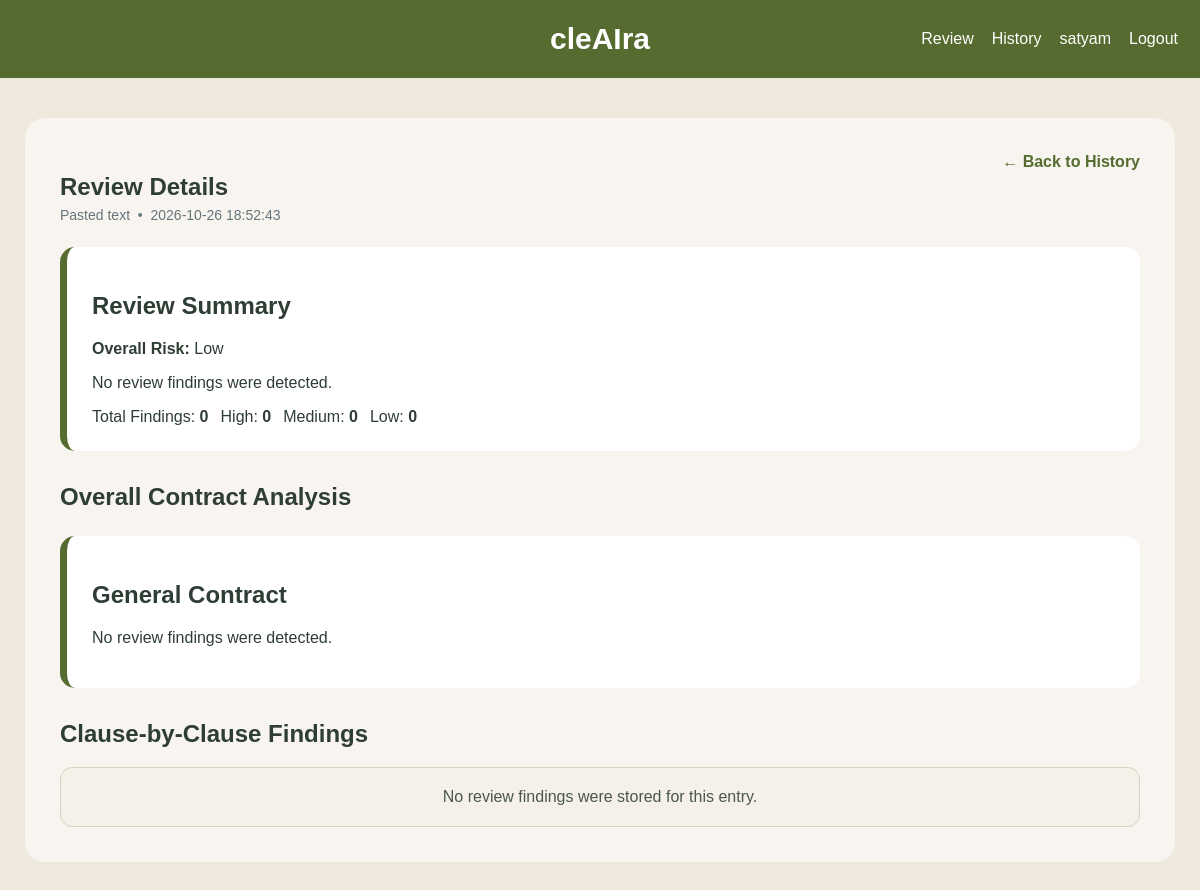
Screenshot of /history/117 (signed in) with the database file from the repository.
### tables this page shows
CREATE TABLE "users" (
            id INTEGER PRIMARY KEY AUTOINCREMENT,
            username TEXT NOT NULL COLLATE NOCASE,
            email TEXT NOT NULL UNIQUE COLLATE NOCASE,
            password_hash TEXT NOT NULL,
            created_at TEXT NOT NULL DEFAULT (datetime('now')),
            email_verified INTEGER NOT NULL DEFAULT 1,
            verification_token TEXT,
            verification_created_at TEXT
        );

CREATE TABLE reviews (
            id INTEGER PRIMARY KEY AUTOINCREMENT,
            user_id INTEGER NOT NULL,
            source TEXT NOT NULL,
            preview TEXT NOT NULL,
            results_json TEXT NOT NULL,
            created_at TEXT NOT NULL DEFAULT (datetime('now')),
            FOREIGN KEY (user_id) REFERENCES users(id)
        );

### app.py (the view)
@app.route("/history/<int:review_id>")
@login_required
def history_detail(review_id):
    review = get_review(
        current_user()["id"],
        review_id,
    )
    if not review:
        abort(404)
    return render_template(
        "history_detail.html",
        review=review,
    )

### app.py (called while the page is built)
def login_required(view):
    @wraps(view)
    def wrapped(*args, **kwargs):
        user = current_user()
        if not user:
            session.clear()
            return redirect(url_for("login"))
        return view(*args, **kwargs)
    return wrapped

def current_user():
    user_id = session.get("user_id")
    if not user_id:
        return None
    return get_user_by_id(user_id)

@app.context_processor
def inject_user():
    return {"user": current_user()}

### auth.py (called while the page is built)
def get_connection():
    conn = sqlite3.connect(DB_PATH)
    conn.row_factory = sqlite3.Row
    return conn

def get_db():
    return get_connection()

def get_user_by_id(user_id):
    conn = get_connection()
    row = conn.execute(
        "SELECT * FROM users WHERE id = ?",
        (user_id,),
    ).fetchone()
    conn.close()
    return dict(row) if row else None

### history.py (called while the page is built)
def _decode_review_payload(raw_json):
    data = json.loads(raw_json)
    if isinstance(data, list):
        return {"results": data, "summary": None, "overall_analysis": None}
    if isinstance(data, dict):
        return {
            "results": data.get("results", []),
            "summary": data.get("summary"),
            "overall_analysis": data.get("overall_analysis"),
        }
    return {"results": [], "summary": None, "overall_analysis": None}

def get_review(user_id, review_id):
    conn = get_db()
    row = conn.execute(
        "SELECT id, source, preview, results_json, created_at "
        "FROM reviews WHERE id = ? AND user_id = ?",
        (review_id, user_id),
    ).fetchone()
    conn.close()
    if not row:
        return None
    payload = _decode_review_payload(row["results_json"])
    return {
        "id": row["id"],
        "source": row["source"],
        "preview": row["preview"],
        "created_at": row["created_at"],
        "results": payload["results"],
        "summary": payload["summary"],
        "overall_analysis": payload["overall_analysis"],
    }

### templates/history_detail.html (shortened to what this page needs)
<!DOCTYPE html>
<html lang="en">
<head>
    <link rel="stylesheet" href="/static/style.css">
</head>
<body>
<div class="navbar">
    <span>cleAIra</span>
    <div class="nav-actions">
        <a class="nav-link" href="/">Review</a>
        <a class="nav-link" href="/history">History</a>
        <a class="nav-link" href="/account">{{ user.username }}</a>
        <a class="nav-link" href="/logout">Logout</a>
    </div>
</div>
<div class="container">
    <div style="display:flex;justify-content:space-between;align-items:flex-start;gap:20px;flex-wrap:wrap;">
        <div>
            <h2 style="margin-bottom:6px;">Review Details</h2>
            <div style="color:#66757c;font-size:14px;">{{ review.source }} &nbsp;•&nbsp; {{ review.created_at }}</div>
        </div>
        <a class="view-details-link" href="/history">← Back to History</a>
    </div>
    {% if review.summary %}
    <div class="result" style="margin-top:24px;">
        <h2>Review Summary</h2>
        <p><strong>Overall Risk:</strong> {{ review.summary.overall }}</p>
        <p>{{ review.summary.message }}</p>
        <div style="display:flex;gap:12px;flex-wrap:wrap;">
            <span class="info-box">Total Findings: <strong>{{ review.summary.total }}</strong></span>
            <span class="info-box">High: <strong>{{ review.summary.high }}</strong></span>
            <span class="info-box">Medium: <strong>{{ review.summary.medium }}</strong></span>
            <span class="info-box">Low: <strong>{{ review.summary.low }}</strong></span>
        </div>
    </div>
    {% endif %}
    {% if review.overall_analysis %}
    {% set analysis = review.overall_analysis %}
    <h2 style="margin-top:32px;">Overall Contract Analysis</h2>
    <div class="result">
        <h2>{{ analysis.contract_type }}</h2>
        <p>{{ analysis.headline }}</p>
    </div>
    {% endif %}
    <h2 style="margin-top:32px;">Clause-by-Clause Findings</h2>
    {% for result in review.results %}
    <div class="result">
        <h2>{{ result.title }}</h2>
        <p><strong>Category:</strong> {{ result.category }}</p>
        <p><strong>Risk:</strong> {{ result.risk }}{% if result.priority %} &nbsp;•&nbsp; <strong>Priority:</strong> {{ result.priority }}{% endif %}</p>
        <div class="simple-box">
            <strong>Detected Clause</strong>
            <p>{{ result.sentence }}</p>
        </div>
        {% if result.explanation %}
        <div class="info-box">
            <strong>Explanation</strong>
            <p>{{ result.explanation }}</p>
        </div>
        {% endif %}
        {% if result.simple %}
        <div class="simple-box">
            <strong>In simple terms</strong>
            <p>{{ result.simple }}</p>
        </div>
        {% endif %}
        {% if result.why_it_matters %}
        <div class="info-box">
            <strong>Why this matters</strong>
            <p>{{ result.why_it_matters }}</p>
        </div>
        {% endif %}
        {% if result.what_to_check %}
        <div class="check-box">
            <strong>What to check</strong>
            <ul>
            {% for item in result.what_to_check %}
                <li>{{ item }}</li>
            {% endfor %}
            </ul>
        </div>
        {% endif %}
        {% if result.suggested_action %}
        <div class="action-box">
            <strong>Suggested action</strong>
            <p>{{ result.suggested_action }}</p>
        </div>
        {% endif %}
    </div>
    {% else %}
    <div class="empty-state">No review findings were stored for this entry.</div>
    {% endfor %}
</div>
</body>
</html>

### static/style.css (style rules this page uses)
body { margin:0; background:#EFE8DD; font-family:Arial; color:#2F3E34; }
.navbar { background:#556B2F; color:white; padding:22px; text-align:center; font-size:30px; font-weight:bold; display:flex; align-items:center; justify-content:center; position:relative; }
.nav-actions { position:absolute; right:22px; display:flex; gap:18px; align-items:center; }
.nav-link { color:white; text-decoration:none; font-size:16px; font-weight:normal; }
.container { width:90%; max-width:1100px; margin:40px auto; background:#F8F5F0; padding:35px; border-radius:20px; }
.result { margin-top:25px; background:white; padding:25px; border-radius:15px; border-left:7px solid #556B2F; }
.view-details-link, .mini-delete-button { color:#556B2F; text-decoration:none; font-weight:bold; background:none; border:none; cursor:pointer; padding:0; }
.empty-state { background:#F5F0E8; border:1px solid #d9d0bf; border-radius:12px; padding:20px; text-align:center; color:#4a584d; }

### rows the page displays
users: username "satyam"
reviews: source "Pasted text", created_at "2026-10-26 18:52:43"

### other values shown
{{ review.summary.overall }} "Low"
{{ review.summary.message }} "No review findings were detected."
{{ review.summary.total }} "0"
{{ review.summary.high }} "0"
{{ review.summary.medium }} "0"
{{ review.summary.low }} "0"
{{ analysis.contract_type }} "General Contract"
{{ analysis.headline }} "No review findings were detected."
